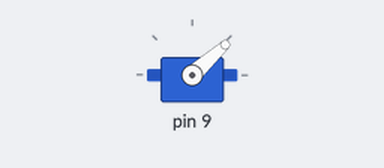
Simulated run of this sketch. Board: Arduino Uno, built with avr-gcc and run on an emulated ATmega328P. Parts: servo. What the sketch prints to the serial monitor is not drawn.

Above: at 0.05 s.
At 0.65 s:
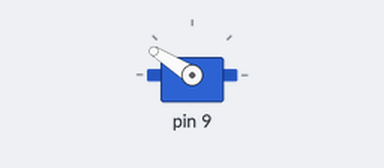
At 1.75 s:
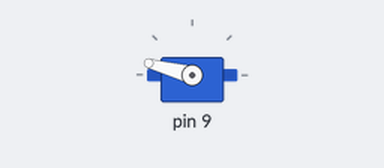
At 3.5 s:
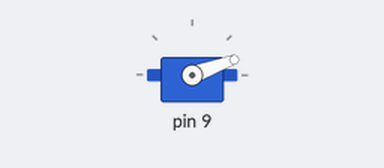
Timing chart, 0 to 8.1 s (numbered marks = the images above):
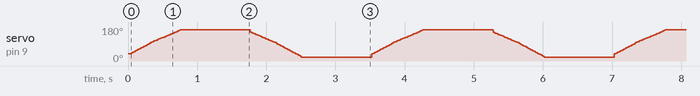

The sketch:

test_servo_sweep.ino
```cpp
#include "servo_motor_impl.h"

int pos;
int delta;
ServoMotor* pMotor;

void setup() {
  Serial.begin(9600);
  pMotor = new ServoMotorImpl(9);
  pos = 0;
  delta = 1;
}

void loop() {
  pMotor->on();
  for (int i = 0; i < 180; i++) {
    Serial.println(pos);
    pMotor->setPosition(pos);
    // delay(15);
    pos += delta;
  }
  pMotor->off();
  pos -= delta;
  delta = -delta;
  delay(1000);
}
```

servo_motor.h
```cpp
#ifndef __SERVO_MOTOR__
#define __SERVO_MOTOR__

class ServoMotor {

public:
  virtual void on() = 0;
  virtual void setPosition(int angle) = 0;
  virtual void off() = 0;
};

#endif
```

servo_motor_impl.cpp
```cpp
#include "servo_motor_impl.h"
#include "Arduino.h"

ServoMotorImpl::ServoMotorImpl(int pin){
  this->pin = pin;
}

void ServoMotorImpl::on(){
  motor.attach(pin);
}

void ServoMotorImpl::setPosition(int angle){
  // 750 -> 0, 2250 -> 180
  // 750 + angle*(2250-750)/180
  float coeff = (2250.0-750.0)/180;
  motor.write(750 + angle*coeff);
}

void ServoMotorImpl::off(){
  motor.detach();
}
```

servo_motor_impl.h
```cpp
#ifndef __SERVO_MOTOR_IMPL__
#define __SERVO_MOTOR_IMPL__

#include "servo_motor.h"
#include <arduino.h>
#include "ServoTimer2.h"

class ServoMotorImpl: public ServoMotor {

public:
  ServoMotorImpl(int pin);

  void on();
  void setPosition(int angle);
  void off();

private:
  int pin;
  ServoTimer2 motor;
};

#endif
```
